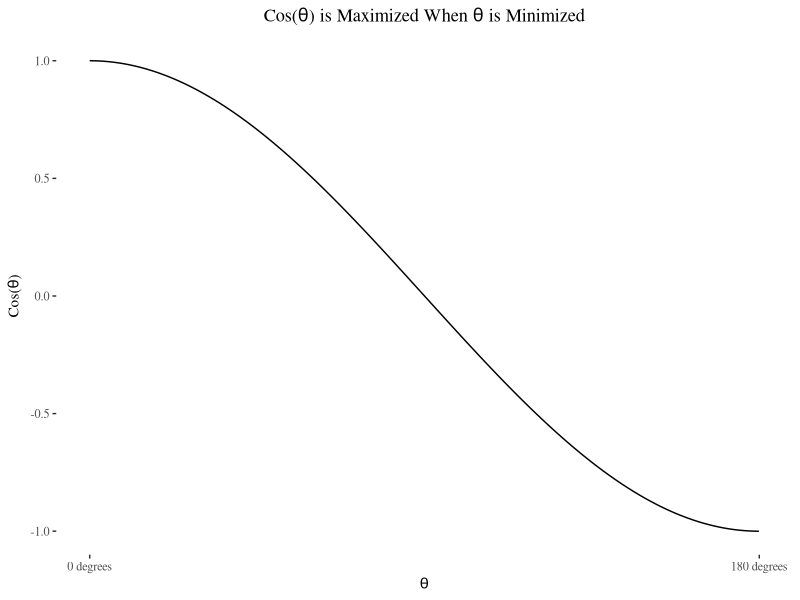

Generate this figure with R:
## ---- chunk 1
library(ggplot2)
library(ggthemes)

x <- seq(0, pi, by = 0.01)
y <- cos(x)

ggplot() +
  geom_line(aes(x = x, y = y)) +
  theme_tufte() +
  ylab(expression(paste("Cos(", theta, ")"))) +
  scale_x_continuous(name = expression(theta),
                   breaks = c(0, pi),
                   labels = c("0 degrees", "180 degrees")) +
  ggtitle(expression(paste("Cos(", theta, ") is Maximized When ", theta, " is Minimized"))) +
  theme(plot.title = element_text(hjust = 0.5))
  # xlab(expression(theta))

